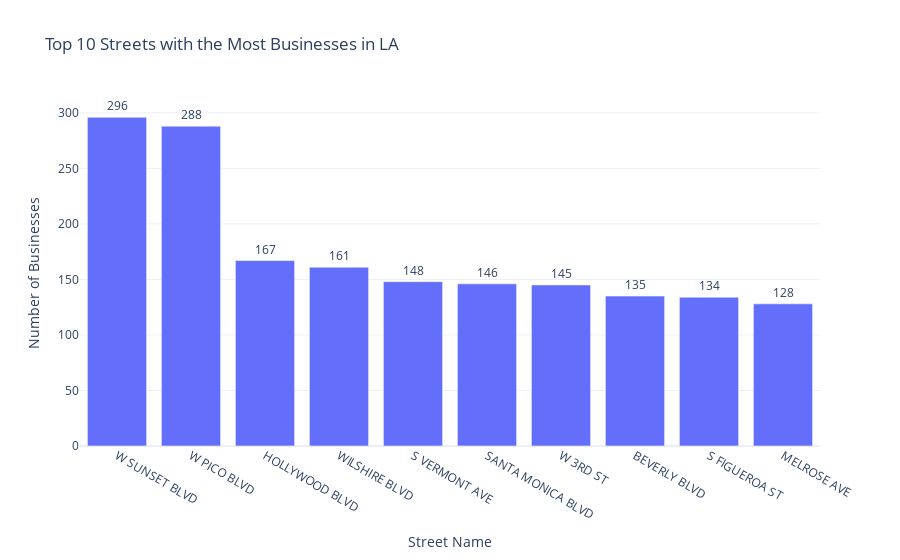

Here is the notebook cell this chart was saved with:
### Markdown cell above
A bar chart visualization provides a clearer representation of this data:

### Code cell
# Creating a visualization
fig = px.bar(top_address, x='address', y='count',
             labels={'address':'Street Name', 'count':'Number of Businesses'}, 
             title='Top 10 Streets with the Most Businesses in LA',
             template= 'plotly_white',
             text_auto=True)
fig.update_traces(textfont_size=12, textangle=0, textposition="outside", cliponaxis=False)
fig.show()

### Figure 1 — Plotly figure (JSON) as saved in the notebook; plotly's stock layout.template omitted (floating-point values rounded to 4 significant figures)
{"data": [{"alignmentgroup": "True", "cliponaxis": false, "hovertemplate": "Street Name=%{x}<br>Number of Businesses=%{y}<extra></extra>", "legendgroup": "", "marker": {"color": "#636efa", "pattern": {"shape": ""}}, "name": "", "offsetgroup": "", "orientation": "v", "showlegend": false, "textangle": 0, "textfont": {"size": 12}, "textposition": "outside", "texttemplate": "%{y}", "type": "bar", "x": ["W SUNSET BLVD", "W PICO BLVD", "HOLLYWOOD BLVD", "WILSHIRE BLVD", "S VERMONT AVE", "SANTA MONICA BLVD", "W 3RD ST", "BEVERLY BLVD", "S FIGUEROA ST", "MELROSE AVE"], "xaxis": "x", "y": [296, 288, 167, 161, 148, 146, 145, 135, 134, 128], "yaxis": "y"}], "layout": {"barmode": "relative", "legend": {"tracegroupgap": 0}, "title": {"text": "Top 10 Streets with the Most Businesses in LA"}, "xaxis": {"anchor": "y", "domain": [0, 1], "title": {"text": "Street Name"}}, "yaxis": {"anchor": "x", "domain": [0, 1], "title": {"text": "Number of Businesses"}}}}
